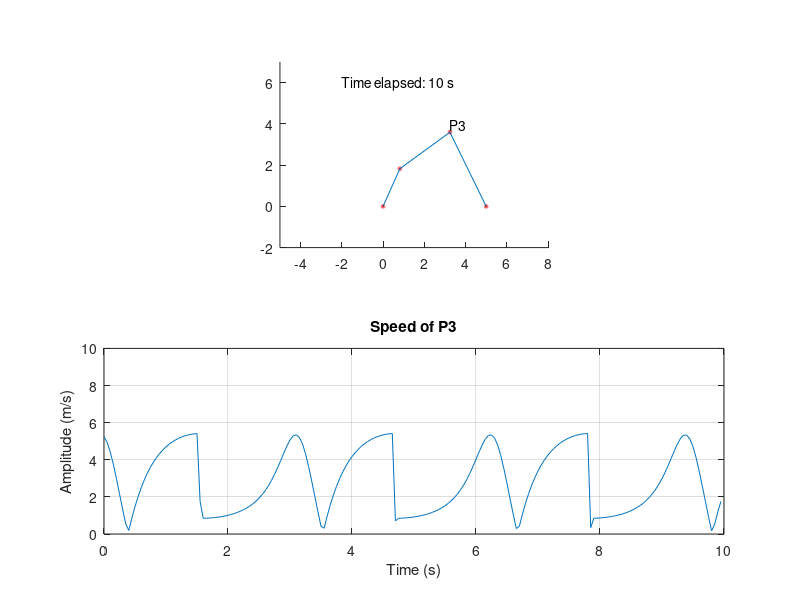

Write MATLAB code to recreate this figure.
clc; 
clear all;
% Parameters
A = 2; B = 3; C = 4; D = 5;

t = 0:0.05:10;

ang_speed = 2;
theta = ang_speed*t;

P1 = [0;0];
P4 = D*[1;0];

P2 = A*[cos(theta); sin(theta)]; 
E = sqrt(A^2 + D^2 - 2*A*D*cos(theta));
alfa = asin(A*sin(theta)./E);
beta = acos((E.^2 + C^2 - B^2)./(2*E*C));
P3 = [D - C*cos(alfa+beta); C*sin(alfa+beta)];

P3_x = P3(1,:);
P3_y = P3(2,:);

P3_vx = diff(P3_x)./diff(t);
P3_vy = diff(P3_y)./diff(t);

P3_v = sqrt(P3_vx.^2 + P3_vy.^2);

for i=1:length(t)

   ani = subplot(2,1,1);
   P1_circle = viscircles(P1',0.05);
   P2_circle = viscircles(P2(:,i)',0.05);
   P3_circle = viscircles(P3(:,i)',0.05);
   P4_circle = viscircles(P4',0.05); 
   
   A_bar = line([P1(1) P2(1,i)],[P1(2) P2(2,i)]);
   B_bar = line([P2(1,i) P3(1,i)],[P2(2,i) P3(2,i)]);
   C_bar = line([P3(1,i) P4(1)],[P3(2,i) P4(2)]);
   
   axis(ani,'equal');
   set(gca,'XLim',[-5 8],'YLim',[-2 7]);
   
   %str1 = 'P3';
   str2 = ['Time elapsed: '  num2str(t(i)) ' s'];
   P3_text = text(P3(1,i),P3(2,i)+0.4,'P3');
   Time = text(-2,6,str2);
   pause(0.005);
   if i<length(t)
    delete(P1_circle);
    delete(P2_circle);
    delete(P3_circle);
    delete(P4_circle);
    delete(A_bar);
    delete(B_bar);
    delete(C_bar);
    delete(P3_text);
    delete(Time);
    vel = subplot(2,1,2);
    plot(vel,t(1:i),P3_v(1:i));
    set(vel,'XLim',[0 10],'YLim',[0 10]);
    xlabel(vel, 'Time (s)');
    ylabel(vel, 'Amplitude (m/s)');
    title(vel,'Speed of P3');
    grid on;
   end

end

